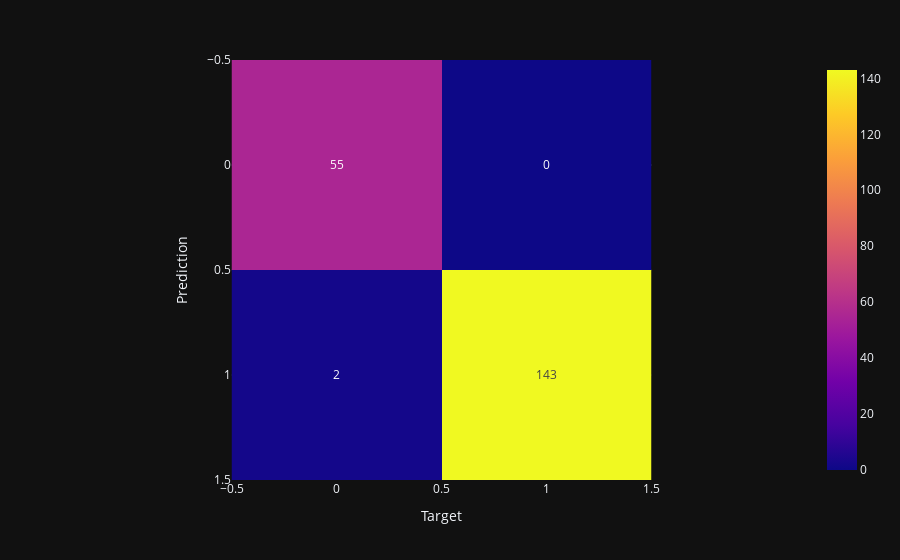

The code cell stored with this chart in its notebook:
### Code cell
fig = px.imshow(confusion_matrix(y_test, y_predict), text_auto=True)
fig.update_layout(xaxis_title = 'Target', yaxis_title = 'Prediction')

### Figure 1 — Plotly figure (JSON) as saved in the notebook; plotly's stock layout.template omitted (floating-point values rounded to 4 significant figures)
{"data": [{"coloraxis": "coloraxis", "name": "0", "texttemplate": "%{z}", "z": [[55, 0], [2, 143]], "type": "heatmap", "xaxis": "x", "yaxis": "y", "hovertemplate": "x: %{x}<br>y: %{y}<br>color: %{z}<extra></extra>"}], "layout": {"xaxis": {"anchor": "y", "domain": [0.0, 1.0], "scaleanchor": "y", "constrain": "domain", "title": {"text": "Target"}}, "yaxis": {"anchor": "x", "domain": [0.0, 1.0], "autorange": "reversed", "constrain": "domain", "title": {"text": "Prediction"}}, "coloraxis": {"colorscale": [[0.0, "#0d0887"], [0.1111, "#46039f"], [0.2222, "#7201a8"], [0.3333, "#9c179e"], [0.4444, "#bd3786"], [0.5556, "#d8576b"], [0.6667, "#ed7953"], [0.7778, "#fb9f3a"], [0.8889, "#fdca26"], [1.0, "#f0f921"]]}, "margin": {"t": 60}}}
